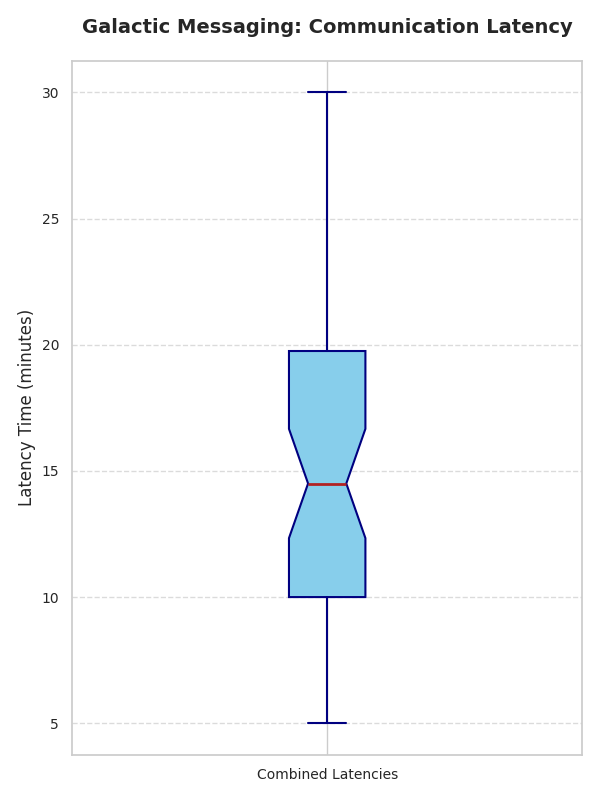

Generate this figure with Python:
import matplotlib.pyplot as plt
import numpy as np

# Data representing communication latency times (in minutes) for different civilizations
latency_data = [12, 14, 15, 13, 18, 16, 17, 14, 12, 15, 25, 28, 30, 27, 22, 20, 24, 29, 26, 23, 
                5, 6, 7, 8, 7, 6, 5, 9, 10, 8, 9, 11, 10, 13, 12, 8, 10, 11, 10, 12, 
                17, 16, 19, 18, 20, 22, 21, 19, 17, 18]

# Plotting a vertical box plot
plt.figure(figsize=(6, 8))
plt.boxplot(latency_data, vert=True, patch_artist=True,
            boxprops=dict(facecolor='skyblue', color='navy', linewidth=1.5),
            whiskerprops=dict(color='navy', linewidth=1.5),
            capprops=dict(color='navy', linewidth=1.5),
            medianprops=dict(color='firebrick', linewidth=2),
            flierprops=dict(marker='o', color='orange', markersize=6),
            notch=True)

# Adding titles and labels
plt.title('Galactic Messaging: Communication Latency', fontsize=14, fontweight='bold', pad=20)
plt.ylabel('Latency Time (minutes)', fontsize=12)
plt.xticks(ticks=[1], labels=['Combined Latencies'], fontsize=10)
plt.yticks(fontsize=10)

# Adding a grid for better readability
plt.grid(axis='y', linestyle='--', alpha=0.7)

# Adjust layout to avoid overlap and ensure clean appearance
plt.tight_layout()

# Display the plot
plt.show()
